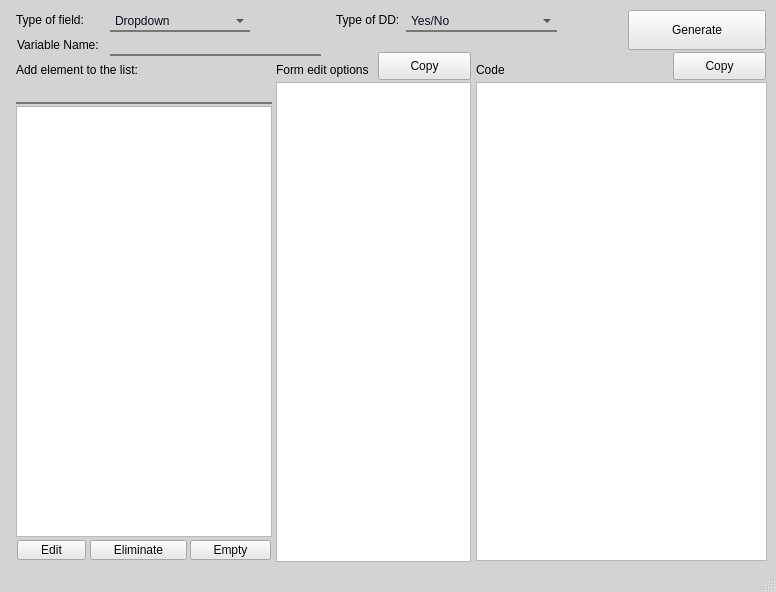
<?xml version="1.0" encoding="UTF-8"?>
<ui version="4.0">
 <class>MainWindow</class>
 <widget class="QMainWindow" name="MainWindow">
  <property name="geometry">
   <rect>
    <x>0</x>
    <y>0</y>
    <width>776</width>
    <height>592</height>
   </rect>
  </property>
  <property name="sizePolicy">
   <sizepolicy hsizetype="Maximum" vsizetype="Maximum">
    <horstretch>0</horstretch>
    <verstretch>0</verstretch>
   </sizepolicy>
  </property>
  <property name="minimumSize">
   <size>
    <width>776</width>
    <height>592</height>
   </size>
  </property>
  <property name="maximumSize">
   <size>
    <width>776</width>
    <height>592</height>
   </size>
  </property>
  <property name="windowTitle">
   <string>FormSQL-Tool</string>
  </property>
  <property name="styleSheet">
   <string notr="true">/* From uiverse.io by @adamgiebl */
QMainWindow {
	background: rgb(211, 211, 211);
}

/* From uiverse.io by @alexruix */
.QComboBox {
    line-height: 28px;
    border: 2px solid transparent;
    border-bottom-color: #777;
    padding: .2rem 0;
    outline: none;
    background-color: transparent;
    color: #0d0c22;
}

.QComboBox:focus, QComboBox:hover {
    outline: none;
    padding: .2rem 1rem;
    border-radius: 1rem;
    border-color: #7a9cc6;
}

.QLineEdit {
    line-height: 28px;
    border: 2px solid transparent;
    border-bottom-color: #777;
    padding: .2rem 0;
    outline: none;
    background-color: transparent;
    color: #0d0c22;
}

.QLineEdit:focus, QLineEdit:hover {
    outline: none;
    padding: .2rem 1rem;
    border-radius: 1rem;
    border-color: #7a9cc6;
}

.QLineEdit::placeholder {
    color: #777;
}

.QLineEdit:focus::placeholder {
    opacity: 0;
}

QPushButton {
    color: #090909;
    border-radius: 0.1em;
    background: #e8e8e8;
   }
   
   QPushButton:hover {
    border: 1px solid white;
   }
   
 QPushButton:pressed {
    background: rgb(218, 218, 218);
 }</string>
  </property>
  <property name="tabShape">
   <enum>QTabWidget::Rounded</enum>
  </property>
  <property name="dockNestingEnabled">
   <bool>false</bool>
  </property>
  <widget class="QWidget" name="centralwidget">
   <widget class="QLabel" name="label">
    <property name="geometry">
     <rect>
      <x>16</x>
      <y>12</y>
      <width>80</width>
      <height>16</height>
     </rect>
    </property>
    <property name="text">
     <string>Type of field:</string>
    </property>
   </widget>
   <widget class="QComboBox" name="cb_TOF">
    <property name="geometry">
     <rect>
      <x>110</x>
      <y>10</y>
      <width>140</width>
      <height>22</height>
     </rect>
    </property>
    <item>
     <property name="text">
      <string>Dropdown</string>
     </property>
    </item>
    <item>
     <property name="text">
      <string>Checkbox</string>
     </property>
    </item>
    <item>
     <property name="text">
      <string>Date</string>
     </property>
    </item>
   </widget>
   <widget class="QLineEdit" name="txt_Variable">
    <property name="geometry">
     <rect>
      <x>110</x>
      <y>34</y>
      <width>211</width>
      <height>22</height>
     </rect>
    </property>
   </widget>
   <widget class="QLabel" name="label_2">
    <property name="geometry">
     <rect>
      <x>17</x>
      <y>37</y>
      <width>100</width>
      <height>16</height>
     </rect>
    </property>
    <property name="text">
     <string>Variable Name:</string>
    </property>
   </widget>
   <widget class="QPushButton" name="btn_Generate">
    <property name="geometry">
     <rect>
      <x>628</x>
      <y>10</y>
      <width>138</width>
      <height>40</height>
     </rect>
    </property>
    <property name="text">
     <string>Generate</string>
    </property>
   </widget>
   <widget class="QListWidget" name="lst_Elements">
    <property name="geometry">
     <rect>
      <x>16</x>
      <y>106</y>
      <width>256</width>
      <height>431</height>
     </rect>
    </property>
    <property name="editTriggers">
     <set>QAbstractItemView::DoubleClicked|QAbstractItemView::EditKeyPressed</set>
    </property>
    <property name="dragEnabled">
     <bool>false</bool>
    </property>
   </widget>
   <widget class="QLabel" name="label_3">
    <property name="geometry">
     <rect>
      <x>16</x>
      <y>62</y>
      <width>150</width>
      <height>16</height>
     </rect>
    </property>
    <property name="text">
     <string>Add element to the list:</string>
    </property>
   </widget>
   <widget class="QPlainTextEdit" name="txt_Code">
    <property name="geometry">
     <rect>
      <x>476</x>
      <y>82</y>
      <width>291</width>
      <height>479</height>
     </rect>
    </property>
   </widget>
   <widget class="QLabel" name="label_4">
    <property name="geometry">
     <rect>
      <x>476</x>
      <y>62</y>
      <width>55</width>
      <height>16</height>
     </rect>
    </property>
    <property name="text">
     <string>Code</string>
    </property>
   </widget>
   <widget class="QLabel" name="label_5">
    <property name="geometry">
     <rect>
      <x>276</x>
      <y>62</y>
      <width>110</width>
      <height>16</height>
     </rect>
    </property>
    <property name="text">
     <string>Form edit options</string>
    </property>
   </widget>
   <widget class="QLabel" name="label_6">
    <property name="geometry">
     <rect>
      <x>336</x>
      <y>12</y>
      <width>71</width>
      <height>16</height>
     </rect>
    </property>
    <property name="text">
     <string>Type of DD:</string>
    </property>
   </widget>
   <widget class="QComboBox" name="cb_TODD">
    <property name="geometry">
     <rect>
      <x>406</x>
      <y>10</y>
      <width>151</width>
      <height>22</height>
     </rect>
    </property>
    <item>
     <property name="text">
      <string>Yes/No</string>
     </property>
    </item>
    <item>
     <property name="text">
      <string>Element to Checkbox</string>
     </property>
    </item>
    <item>
     <property name="text">
      <string>Element to Text</string>
     </property>
    </item>
   </widget>
   <widget class="QPlainTextEdit" name="txt_FEO">
    <property name="geometry">
     <rect>
      <x>276</x>
      <y>82</y>
      <width>195</width>
      <height>480</height>
     </rect>
    </property>
   </widget>
   <widget class="QPushButton" name="btn_Copy1">
    <property name="geometry">
     <rect>
      <x>378</x>
      <y>52</y>
      <width>93</width>
      <height>28</height>
     </rect>
    </property>
    <property name="text">
     <string>Copy</string>
    </property>
   </widget>
   <widget class="QPushButton" name="btn_Copy2">
    <property name="geometry">
     <rect>
      <x>673</x>
      <y>52</y>
      <width>93</width>
      <height>28</height>
     </rect>
    </property>
    <property name="text">
     <string>Copy</string>
    </property>
   </widget>
   <widget class="QLineEdit" name="txt_Element">
    <property name="geometry">
     <rect>
      <x>16</x>
      <y>82</y>
      <width>256</width>
      <height>22</height>
     </rect>
    </property>
   </widget>
   <widget class="QPushButton" name="btn_Empty">
    <property name="geometry">
     <rect>
      <x>190</x>
      <y>540</y>
      <width>81</width>
      <height>20</height>
     </rect>
    </property>
    <property name="text">
     <string>Empty</string>
    </property>
   </widget>
   <widget class="QPushButton" name="btn_Eliminate">
    <property name="geometry">
     <rect>
      <x>90</x>
      <y>540</y>
      <width>97</width>
      <height>20</height>
     </rect>
    </property>
    <property name="text">
     <string>Eliminate</string>
    </property>
   </widget>
   <widget class="QPushButton" name="btn_Edit">
    <property name="geometry">
     <rect>
      <x>17</x>
      <y>540</y>
      <width>69</width>
      <height>20</height>
     </rect>
    </property>
    <property name="text">
     <string>Edit</string>
    </property>
   </widget>
  </widget>
  <widget class="QStatusBar" name="statusbar"/>
 </widget>
 <tabstops>
  <tabstop>cb_TOF</tabstop>
  <tabstop>cb_TODD</tabstop>
  <tabstop>txt_Variable</tabstop>
  <tabstop>txt_Element</tabstop>
  <tabstop>btn_Generate</tabstop>
  <tabstop>txt_FEO</tabstop>
  <tabstop>btn_Copy1</tabstop>
  <tabstop>btn_Copy2</tabstop>
  <tabstop>txt_Code</tabstop>
  <tabstop>lst_Elements</tabstop>
 </tabstops>
 <resources/>
 <connections>
  <connection>
   <sender>btn_Copy2</sender>
   <signal>clicked()</signal>
   <receiver>txt_Code</receiver>
   <slot>selectAll()</slot>
   <hints>
    <hint type="sourcelabel">
     <x>736</x>
     <y>73</y>
    </hint>
    <hint type="destinationlabel">
     <x>635</x>
     <y>329</y>
    </hint>
   </hints>
  </connection>
  <connection>
   <sender>btn_Copy2</sender>
   <signal>clicked()</signal>
   <receiver>txt_Code</receiver>
   <slot>copy()</slot>
   <hints>
    <hint type="sourcelabel">
     <x>736</x>
     <y>73</y>
    </hint>
    <hint type="destinationlabel">
     <x>635</x>
     <y>329</y>
    </hint>
   </hints>
  </connection>
  <connection>
   <sender>btn_Copy2</sender>
   <signal>clicked()</signal>
   <receiver>txt_Code</receiver>
   <slot>paste()</slot>
   <hints>
    <hint type="sourcelabel">
     <x>736</x>
     <y>73</y>
    </hint>
    <hint type="destinationlabel">
     <x>635</x>
     <y>329</y>
    </hint>
   </hints>
  </connection>
  <connection>
   <sender>btn_Copy1</sender>
   <signal>clicked()</signal>
   <receiver>txt_FEO</receiver>
   <slot>selectAll()</slot>
   <hints>
    <hint type="sourcelabel">
     <x>436</x>
     <y>73</y>
    </hint>
    <hint type="destinationlabel">
     <x>387</x>
     <y>329</y>
    </hint>
   </hints>
  </connection>
  <connection>
   <sender>btn_Copy1</sender>
   <signal>clicked()</signal>
   <receiver>txt_FEO</receiver>
   <slot>copy()</slot>
   <hints>
    <hint type="sourcelabel">
     <x>436</x>
     <y>73</y>
    </hint>
    <hint type="destinationlabel">
     <x>387</x>
     <y>329</y>
    </hint>
   </hints>
  </connection>
  <connection>
   <sender>btn_Copy1</sender>
   <signal>clicked()</signal>
   <receiver>txt_FEO</receiver>
   <slot>paste()</slot>
   <hints>
    <hint type="sourcelabel">
     <x>436</x>
     <y>73</y>
    </hint>
    <hint type="destinationlabel">
     <x>387</x>
     <y>329</y>
    </hint>
   </hints>
  </connection>
 </connections>
</ui>
